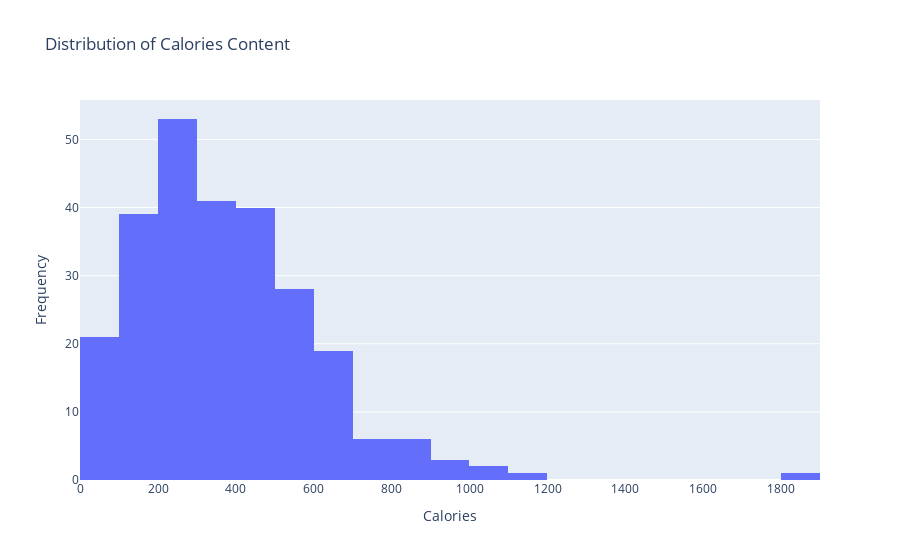

Notebook source saved alongside this figure:
### Code cell
# Plot Distribution of Calories Content
fig = px.histogram(mcd, x='Calories', nbins=30, title='Distribution of Calories Content')
fig.update_layout(xaxis_title='Calories', yaxis_title='Frequency')
fig.show()

### Figure 1 — Plotly figure (JSON) as saved in the notebook; plotly's stock layout.template omitted (floating-point values rounded to 4 significant figures; data arrays with more than 128 entries replaced by an {"elided": "..."} marker saying what was removed)
{"data": [{"alignmentgroup": "True", "bingroup": "x", "hovertemplate": "Calories=%{x}<br>count=%{y}<extra></extra>", "legendgroup": "", "marker": {"color": "#636efa", "pattern": {"shape": ""}}, "name": "", "nbinsx": 30, "offsetgroup": "", "orientation": "v", "showlegend": false, "type": "histogram", "x": {"elided": "260 int values"}, "xaxis": "x", "yaxis": "y"}], "layout": {"barmode": "relative", "legend": {"tracegroupgap": 0}, "title": {"text": "Distribution of Calories Content"}, "xaxis": {"anchor": "y", "domain": [0, 1], "title": {"text": "Calories"}}, "yaxis": {"anchor": "x", "domain": [0, 1], "title": {"text": "Frequency"}}}}
